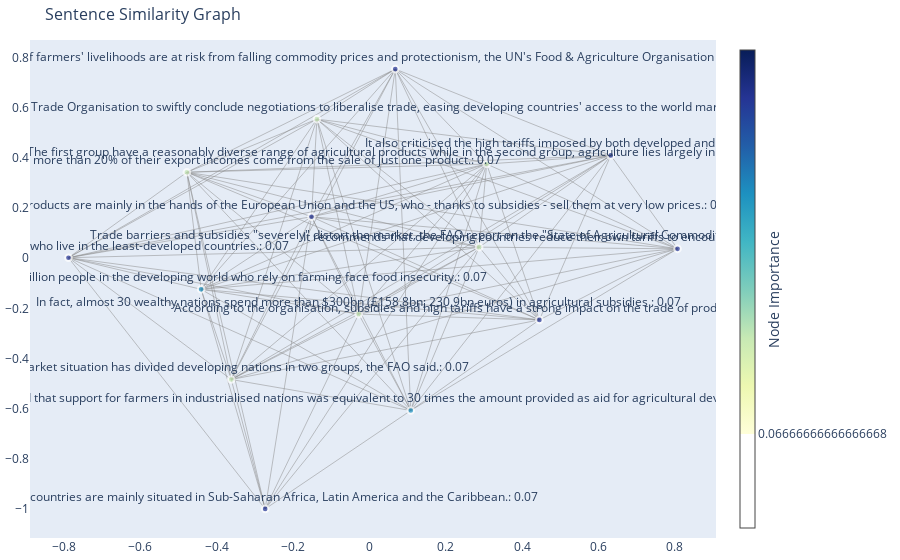
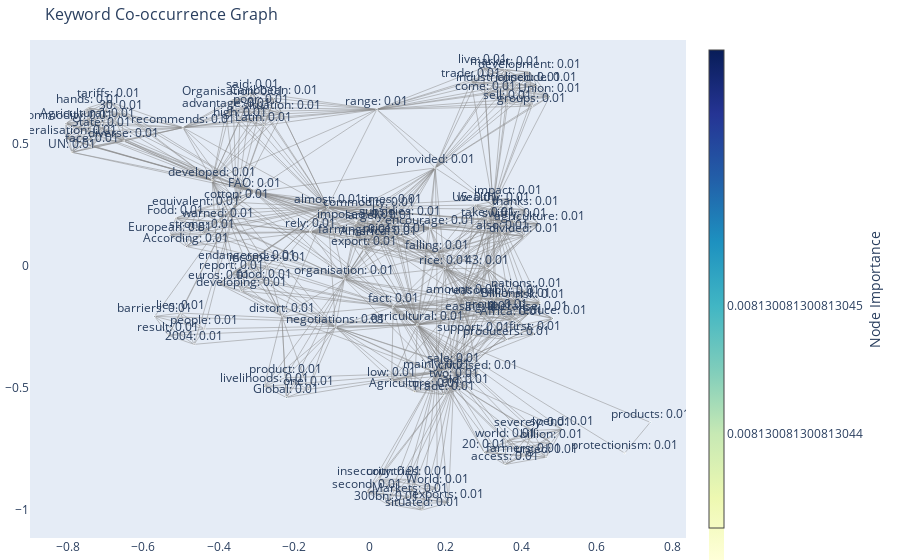

Write notebook code for charts like these, in order.
### Code cell
doc = df[df.labels == "business"]["text"].sample()

summary = generate_summary(doc.iloc[0].split("\n", 1)[1], top_n=2)
print("Summary:")
print(summary)

keywords = extract_keywords(doc.iloc[0].split("\n", 1)[1], top_n=5)
print("\nKeywords:")
print(keywords)

### Figure 1 — Plotly figure (JSON) as saved in the notebook; plotly's stock layout.template omitted (floating-point values rounded to 4 significant figures; data arrays with more than 128 entries replaced by an {"elided": "..."} marker saying what was removed)
{"data": [{"hoverinfo": "none", "line": {"color": "#888", "width": 0.5}, "mode": "lines", "type": "scatter", "x": {"elided": "297 float values"}, "y": {"elided": "297 float values"}}, {"hoverinfo": "text", "marker": {"color": [0.06667, 0.06667, 0.06667, 0.06667, 0.06667, 0.06667, 0.06667, 0.06667, 0.06667, 0.06667, 0.06667, 0.06667, 0.06667, 0.06667, 0.06667], "colorbar": {"thickness": 15, "title": {"side": "right", "text": "Node Importance"}, "xanchor": "left"}, "colorscale": [[0, "rgb(255,255,217)"], [0.125, "rgb(237,248,177)"], [0.25, "rgb(199,233,180)"], [0.375, "rgb(127,205,187)"], [0.5, "rgb(65,182,196)"], [0.625, "rgb(29,145,192)"], [0.75, "rgb(34,94,168)"], [0.875, "rgb(37,52,148)"], [1, "rgb(8,29,88)"]], "line": {"width": 2}, "showscale": true, "size": [6.667, 6.667, 6.667, 6.667, 6.667, 6.667, 6.667, 6.667, 6.667, 6.667, 6.667, 6.667, 6.667, 6.667, 6.667]}, "mode": "markers+text", "text": ["\nBillions of farmers' livelihoods are at risk from falling commodity prices and protectionism, the UN's Food & Agriculture Organisation has warned.: 0.07", "Trade barriers and subsidies \"severely\" distort the market, the FAO report on the \"State of Agricultural Commodity Markets 2004\" said.: 0.07", "As a result, the 2.5 billion people in the developing world who rely on farming face food insecurity.: 0.07", "The most endangered are those who live in the least-developed countries.: 0.07", "The FAO report said that support for farmers in industrialised nations was equivalent to 30 times the amount provided as aid for agricultural development in poor countries.: 0.07", "The FAO has urged the World Trade Organisation to swiftly conclude negotiations to liberalise trade, easing developing countries' access to the world market.: 0.07", "It also criticised the high tariffs imposed by both developed and developing nations.: 0.07", "It recommends that developing countries reduce their own tariffs to encourage trade and take advantage of market liberalisation.: 0.07", "According to the organisation, subsidies and high tariffs have a strong impact on the trade of products such as cotton and rice.: 0.07", "Global exports of these products are mainly in the hands of the European Union and the US, who - thanks to subsidies - sell them at very low prices.: 0.07", "In fact, almost 30 wealthy nations spend more than $300bn (£158.8bn; 230.9bn euros) in agricultural subsidies.: 0.07", "The market situation has divided developing nations in two groups, the FAO said.: 0.07", "The first group have a reasonably diverse range of agricultural products while in the second group, agriculture lies largely in the hands of small-scale producers.: 0.07", "For 43 developing countries, more than 20% of their export incomes come from the sale of just one product.: 0.07", "These countries are mainly situated in Sub-Saharan Africa, Latin America and the Caribbean.: 0.07"], "textposition": "top center", "type": "scatter", "x": [0.06799, 0.2876, -0.4403, -0.7877, 0.1086, -0.1372, 0.6323, 0.8071, 0.4454, -0.1513, -0.02777, -0.3614, 0.3073, -0.4777, -0.2727], "y": [0.7542, 0.04396, -0.1241, 0.001877, -0.6074, 0.5545, 0.4097, 0.03741, -0.2463, 0.1652, -0.2231, -0.484, 0.3754, 0.3426, -1]}], "layout": {"annotations": [{"showarrow": false, "text": "", "xref": "paper", "yref": "paper"}], "hovermode": "closest", "margin": {"b": 20, "l": 5, "r": 5, "t": 40}, "showlegend": false, "title": {"font": {"size": 16}, "text": "Sentence Similarity Graph"}, "xaxis": {"showgrid": false, "zeroline": false}, "yaxis": {"showgrid": false, "zeroline": false}}}

### Figure 2 — Plotly figure (JSON) as saved in the notebook; plotly's stock layout.template omitted (floating-point values rounded to 4 significant figures; data arrays with more than 128 entries replaced by an {"elided": "..."} marker saying what was removed)
{"data": [{"hoverinfo": "none", "line": {"color": "#888", "width": 0.5}, "mode": "lines", "type": "scatter", "x": {"elided": "2649 float values"}, "y": {"elided": "2649 float values"}}, {"hoverinfo": "text", "marker": {"color": [0.00813, 0.00813, 0.00813, 0.00813, 0.00813, 0.00813, 0.00813, 0.00813, 0.00813, 0.00813, 0.00813, 0.00813, 0.00813, 0.00813, 0.00813, 0.00813, 0.00813, 0.00813, 0.00813, 0.00813, 0.00813, 0.00813, 0.00813, 0.00813, 0.00813, 0.00813, 0.00813, 0.00813, 0.00813, 0.00813, 0.00813, 0.00813, 0.00813, 0.00813, 0.00813, 0.00813, 0.00813, 0.00813, 0.00813, 0.00813, 0.00813, 0.00813, 0.00813, 0.00813, 0.00813, 0.00813, 0.00813, 0.00813, 0.00813, 0.00813, 0.00813, 0.00813, 0.00813, 0.00813, 0.00813, 0.00813, 0.00813, 0.00813, 0.00813, 0.00813, 0.00813, 0.00813, 0.00813, 0.00813, 0.00813, 0.00813, 0.00813, 0.00813, 0.00813, 0.00813, 0.00813, 0.00813, 0.00813, 0.00813, 0.00813, 0.00813, 0.00813, 0.00813, 0.00813, 0.00813, 0.00813, 0.00813, 0.00813, 0.00813, 0.00813, 0.00813, 0.00813, 0.00813, 0.00813, 0.00813, 0.00813, 0.00813, 0.00813, 0.00813, 0.00813, 0.00813, 0.00813, 0.00813, 0.00813, 0.00813, 0.00813, 0.00813, 0.00813, 0.00813, 0.00813, 0.00813, 0.00813, 0.00813, 0.00813, 0.00813, 0.00813, 0.00813, 0.00813, 0.00813, 0.00813, 0.00813, 0.00813, 0.00813, 0.00813, 0.00813, 0.00813, 0.00813, 0.00813], "colorbar": {"thickness": 15, "title": {"side": "right", "text": "Node Importance"}, "xanchor": "left"}, "colorscale": [[0, "rgb(255,255,217)"], [0.125, "rgb(237,248,177)"], [0.25, "rgb(199,233,180)"], [0.375, "rgb(127,205,187)"], [0.5, "rgb(65,182,196)"], [0.625, "rgb(29,145,192)"], [0.75, "rgb(34,94,168)"], [0.875, "rgb(37,52,148)"], [1, "rgb(8,29,88)"]], "line": {"width": 2}, "showscale": true, "size": [0.813, 0.813, 0.813, 0.813, 0.813, 0.813, 0.813, 0.813, 0.813, 0.813, 0.813, 0.813, 0.813, 0.813, 0.813, 0.813, 0.813, 0.813, 0.813, 0.813, 0.813, 0.813, 0.813, 0.813, 0.813, 0.813, 0.813, 0.813, 0.813, 0.813, 0.813, 0.813, 0.813, 0.813, 0.813, 0.813, 0.813, 0.813, 0.813, 0.813, 0.813, 0.813, 0.813, 0.813, 0.813, 0.813, 0.813, 0.813, 0.813, 0.813, 0.813, 0.813, 0.813, 0.813, 0.813, 0.813, 0.813, 0.813, 0.813, 0.813, 0.813, 0.813, 0.813, 0.813, 0.813, 0.813, 0.813, 0.813, 0.813, 0.813, 0.813, 0.813, 0.813, 0.813, 0.813, 0.813, 0.813, 0.813, 0.813, 0.813, 0.813, 0.813, 0.813, 0.813, 0.813, 0.813, 0.813, 0.813, 0.813, 0.813, 0.813, 0.813, 0.813, 0.813, 0.813, 0.813, 0.813, 0.813, 0.813, 0.813, 0.813, 0.813, 0.813, 0.813, 0.813, 0.813, 0.813, 0.813, 0.813, 0.813, 0.813, 0.813, 0.813, 0.813, 0.813, 0.813, 0.813, 0.813, 0.813, 0.813, 0.813, 0.813, 0.813]}, "mode": "markers+text", "text": ["insecurity: 0.01", "second: 0.01", "Markets: 0.01", "300bn: 0.01", "situated: 0.01", "countries: 0.01", "two: 0.01", "exports: 0.01", "mainly: 0.01", "World: 0.01", "30: 0.01", "recommends: 0.01", "Commodity: 0.01", "Agricultural: 0.01", "FAO: 0.01", "hands: 0.01", "diverse: 0.01", "liberalisation: 0.01", "face: 0.01", "developed: 0.01", "UN: 0.01", "State: 0.01", "tariffs: 0.01", "divided: 0.01", "take: 0.01", "thanks: 0.01", "rice: 0.01", "agriculture: 0.01", "US: 0.01", "swiftly: 0.01", "43: 0.01", "impact: 0.01", "almost: 0.01", "falling: 0.01", "also: 0.01", "amount: 0.01", "encourage: 0.01", "According: 0.01", "rely: 0.01", "warned: 0.01", "Food: 0.01", "organisation: 0.01", "strong: 0.01", "equivalent: 0.01", "European: 0.01", "people: 0.01", "agricultural: 0.01", "cotton: 0.01", "2004: 0.01", "barriers: 0.01", "result: 0.01", "lies: 0.01", "Billions: 0.01", "sale: 0.01", "Trade: 0.01", "negotiations: 0.01", "low: 0.01", "group: 0.01", "spend: 0.01", "America: 0.01", "criticised: 0.01", "prices: 0.01", "billion: 0.01", "reasonably: 0.01", "times: 0.01", "largely: 0.01", "nations: 0.01", "commodity: 0.01", "world: 0.01", "provided: 0.01", "easing: 0.01", "risk: 0.01", "severely: 0.01", "Africa: 0.01", "imposed: 0.01", "aid: 0.01", "wealthy: 0.01", "export: 0.01", "Agriculture: 0.01", "farmers: 0.01", "urged: 0.01", "liberalise: 0.01", "farming: 0.01", "protectionism: 0.01", "subsidies: 0.01", "20: 0.01", "fact: 0.01", "products: 0.01", "access: 0.01", "support: 0.01", "producers: 0.01", "reduce: 0.01", "first: 0.01", "situation: 0.01", "Organisation: 0.01", "Caribbean: 0.01", "poor: 0.01", "high: 0.01", "range: 0.01", "Latin: 0.01", "said: 0.01", "advantage: 0.01", "one: 0.01", "Global: 0.01", "product: 0.01", "livelihoods: 0.01", "distort: 0.01", "conclude: 0.01", "industrialised: 0.01", "live: 0.01", "development: 0.01", "come: 0.01", "sell: 0.01", "market: 0.01", "trade: 0.01", "Union: 0.01", "groups: 0.01", "developing: 0.01", "euros: 0.01", "endangered: 0.01", "report: 0.01", "incomes: 0.01", "food: 0.01"], "textposition": "top center", "type": "scatter", "x": [0.02381, -0.007801, 0.1066, 0.04495, 0.1378, 0.09872, 0.2216, 0.2077, 0.1763, 0.1783, -0.6582, -0.4944, -0.8044, -0.7479, -0.3064, -0.7457, -0.6509, -0.8046, -0.7348, -0.4174, -0.7881, -0.7093, -0.6914, 0.4081, 0.3129, 0.4125, 0.1975, 0.4476, 0.2793, 0.3825, 0.3101, 0.3664, -0.112, 0.1773, 0.3498, 0.2438, 0.1598, -0.4856, -0.157, -0.4007, -0.5137, -0.06734, -0.4437, -0.4595, -0.5292, -0.438, 0.1255, -0.3532, -0.4651, -0.5693, -0.5332, -0.5013, 0.3868, 0.221, 0.1952, -0.09109, 0.05738, 0.3343, 0.5077, 0.02281, 0.2862, 0.06627, 0.4792, 0.3284, 0.056, 0.02498, 0.4137, -0.001665, 0.3592, 0.1729, 0.2861, 0.4501, 0.4292, 0.3758, -0.03669, 0.2532, 0.326, -0.01543, 0.118, 0.4063, 0.4663, 0.4182, -0.03967, 0.674, 0.08044, 0.3026, 0.06164, 0.7416, 0.3576, 0.273, 0.3616, 0.4833, 0.4355, -0.2326, -0.362, -0.2525, -0.2894, -0.3439, 0.01839, -0.2809, -0.3113, -0.3801, -0.1627, -0.2209, -0.2241, -0.2792, -0.2332, 0.4416, 0.3662, 0.299, 0.4226, 0.305, 0.3643, 0.3579, 0.2674, 0.4753, 0.4284, -0.3397, -0.3995, -0.326, -0.3659, -0.2707, -0.2781], "y": [-0.8728, -0.9264, -0.9441, -0.9751, -1, -0.8739, -0.4742, -0.9694, -0.4361, -0.9093, 0.6278, 0.5681, 0.585, 0.5942, 0.3046, 0.6492, 0.5131, 0.5245, 0.491, 0.3513, 0.4669, 0.5545, 0.6752, 0.1224, 0.189, 0.2317, -0.00905, 0.1723, 0.2506, 0.1842, -0.009564, 0.2773, 0.2417, 0.05284, 0.1333, -0.1264, 0.1555, 0.0804, 0.1405, 0.1826, 0.1969, -0.05258, 0.1378, 0.2304, 0.1269, -0.2569, -0.24, 0.2618, -0.3205, -0.2058, -0.2839, -0.1921, -0.144, -0.4099, -0.5266, -0.2496, -0.4669, -0.189, -0.668, 0.1079, -0.4391, 0.1217, -0.7246, -0.1311, 0.239, 0.173, -0.1042, 0.229, -0.7172, 0.4027, -0.1978, -0.1499, -0.6736, -0.2201, 0.178, -0.496, 0.248, 0.06847, -0.5143, -0.7785, -0.7833, -0.198, 0.1191, -0.7661, 0.1913, -0.7633, -0.1655, -0.64, -0.813, -0.2837, -0.3007, -0.2138, -0.2782, 0.6243, 0.6839, 0.6882, 0.6504, 0.5985, 0.6427, 0.5771, 0.7135, 0.6325, -0.5049, -0.5383, -0.457, -0.4928, -0.2047, 0.7419, 0.7416, 0.813, 0.7954, 0.7044, 0.6666, 0.8068, 0.7555, 0.6952, 0.6559, -0.1012, -0.07267, 0.01104, -0.02916, 0.001212, -0.06652]}], "layout": {"annotations": [{"showarrow": false, "text": "", "xref": "paper", "yref": "paper"}], "hovermode": "closest", "margin": {"b": 20, "l": 5, "r": 5, "t": 40}, "showlegend": false, "title": {"font": {"size": 16}, "text": "Keyword Co-occurrence Graph"}, "xaxis": {"showgrid": false, "zeroline": false}, "yaxis": {"showgrid": false, "zeroline": false}}}
